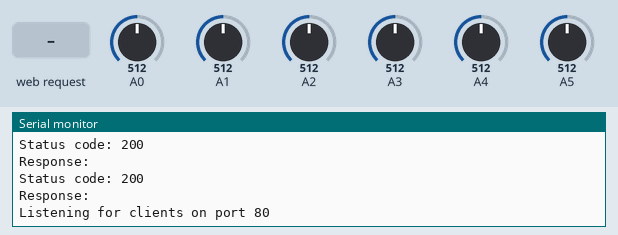
Bench run of a sketch on a simulated Arduino MKR. Shown: the last lines printed to the serial monitor. The test bench sets the inputs (shaded band); at power-on: A0 = 512, A1 = 512, A2 = 512, A3 = 512, A4 = 512, A5 = 512. WiFi joins after 1.5 s; servers stay silent unless stated; uploads are accepted with an empty reply.

Above: at 4.5 s.
4.6 s: HTTP request GET /login.cgi received
At 5.4 s:
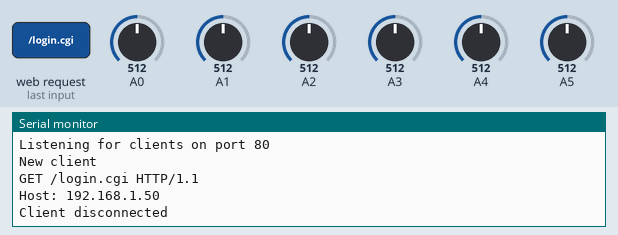
6.1 s: HTTP request GET /sensors/1 received
At 6.5 s:
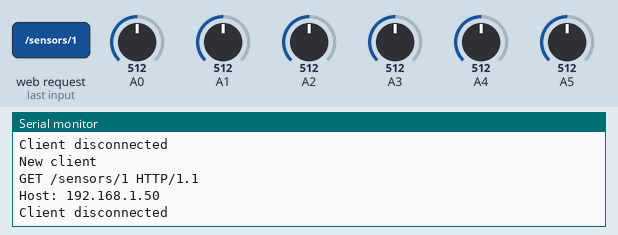

The sketch:

flashmatic-embedded.ino
```cpp
/*
  WiFi Web Server

  A simple web server that shows the value of the analog input pins.

  This example is written for a network using WPA encryption. For
  WEP or WPA, change the Wifi.begin() call accordingly.

  Circuit:
   Analog inputs attached to pins A0 through A5 (optional)

  created 13 July 2010
  by dlf (Metodo2 srl)
  modified 31 May 2012
  by Tom Igoe

*/

#include <SPI.h>
#include <WiFiNINA.h>

#include "mfi.h"

// if the wifi definition isnt in the board variant
#if !defined(SPIWIFI_SS)
// Don't change the names of these #define's! they match the variant ones
#define SPIWIFI_SS       10
#define SPIWIFI_ACK       7
#define ESP32_RESETN      5
#define ESP32_GPIO0       6  // Helpful for servers
#define SPIWIFI          SPI
#endif


#include "arduino_secrets.h"
///////please enter your sensitive data in the Secret tab/arduino_secrets.h
char ssid[] = SECRET_SSID;        // your network SSID (name)
char pass[] = SECRET_PASS;    // your network password (use for WPA, or use as key for WEP)
int keyIndex = 0;                 // your network key Index number (needed only for WEP)

int status = WL_IDLE_STATUS;

int serverPort = 80;
WiFiServer server(serverPort);

void setup() {
  //Initialize serial and wait for port to open:
  Serial.begin(9600);
  while (!Serial) {
    ; // wait for serial port to connect. Needed for native USB port only
  }

  // iogear serial
  Serial1.begin(19200, SERIAL_8N1);

  Serial1.write("read\r");

  delay(100);

  while(Serial1.available()) {
    Serial.write(Serial1.read());
  }

delay(100);

  // Disable auto switching on the hdmi switch
  // apparently this resets if it loses power :|
  Serial1.write("swmode default\r");

delay(100);

    while(Serial1.available()) {
    Serial.write(Serial1.read());
  }

delay(1000);

  //switchHDMIPort(1);

  //Serial1.write("sw i01\r");

  //delay(1000);

  switchHDMIPort(2);

  // check for the WiFi module:
  WiFi.setPins(SPIWIFI_SS, SPIWIFI_ACK, ESP32_RESETN, ESP32_GPIO0, &SPIWIFI);
  if (WiFi.status() == WL_NO_MODULE) {
    Serial.println("Communication with WiFi module failed!");
    // don't continue
    while (true);
  }

  String fv = WiFi.firmwareVersion();
  if (fv < "1.0.0") {
    Serial.println("Please upgrade the firmware");
  }

  // attempt to connect to Wifi network:
  Serial.print("Attempting to connect to SSID: ");
  Serial.println(ssid);
  // Connect to WPA/WPA2 network. Change this line if using open or WEP network:
  do {
    status = WiFi.begin(ssid, pass);
    delay(100);     // wait until connection is ready!
  } while (status != WL_CONNECTED);

  Serial.println("Connected to wifi");
  printWifiStatus();

  turnOff();

  server.begin();
  Serial.print("Listening for clients on port "); Serial.println(serverPort);
}


void loop() {
  // listen for incoming clients
  WiFiClient client = server.available();
  if (client) {
    Serial.println("New client");
    // an http request ends with a blank line
    boolean currentLineIsBlank = true;
    while (client.connected()) {
      if (client.available()) {
        char c = client.read();
        Serial.write(c);
        // if you've gotten to the end of the line (received a newline
        // character) and the line is blank, the http request has ended,
        // so you can send a reply
        if (c == '\n' && currentLineIsBlank) {
          // send a standard http response header
          client.println("HTTP/1.1 200 OK");
          client.println("Content-Type: text/html");
          client.println("Connection: close");  // the connection will be closed after completion of the response
          client.println("Refresh: 5");  // refresh the page automatically every 5 sec
          client.println();
          client.println("<!DOCTYPE HTML>");
          client.println("<html>");
          // output the value of each analog input pin
          for (int analogChannel = 0; analogChannel < 6; analogChannel++) {
            int sensorReading = analogRead(analogChannel);
            client.print("analog input ");
            client.print(analogChannel);
            client.print(" is ");
            client.print(sensorReading);
            client.println("<br />");
          }
          client.println("</html>");
          break;
        }
        if (c == '\n') {
          // you're starting a new line
          currentLineIsBlank = true;
        } else if (c != '\r') {
          // you've gotten a character on the current line
          currentLineIsBlank = false;
        }
      }
    }
    // give the web browser time to receive the data
    delay(1);

    // close the connection:
    client.stop();
    Serial.println("Client disconnected");
  }
}


void printWifiStatus() {
  // print the SSID of the network you're attached to:
  Serial.print("SSID: ");
  Serial.println(WiFi.SSID());

  // print your board's IP address:
  IPAddress ip = WiFi.localIP();
  Serial.print("IP Address: ");
  Serial.println(ip);

  // print the received signal strength:
  long rssi = WiFi.RSSI();
  Serial.print("signal strength (RSSI):");
  Serial.print(rssi);
  Serial.println(" dBm");
}

void switchHDMIPort(int port) {
  Serial1.write("sw i0");
  Serial1.print(port);
  Serial1.write("\r");
}
```

arduino_secrets.h
```cpp
#define SECRET_SSID ""
#define SECRET_PASS ""
```

mfi.cpp
```cpp
#include <ArduinoHttpClient.h>
#include <WiFiNINA.h>

char serverAddress[] = "10.42.42.12";  // server address
int port = 80;

WiFiClient wifiClient;
HttpClient httpClient = HttpClient(wifiClient, serverAddress, port);


void turnOff() {
  httpClient.beginRequest();
  String postData = "username=ubnt&password=ubnt";
  String contentType = "application/x-www-form-urlencoded";

  httpClient.post("/login.cgi");
  httpClient.sendHeader("Content-Type", "application/x-www-form-urlencoded");
  httpClient.sendHeader("Content-Length", postData.length());
  httpClient.sendHeader("Cookie", "AIROS_SESSIONID=01234567890123456789012345678901");
  httpClient.sendHeader("Accept", "*/*");
  httpClient.beginBody();
  httpClient.print(postData);
  httpClient.endRequest();

  // read the status code and body of the response
  int statusCode = httpClient.responseStatusCode();
  String response = httpClient.responseBody();

  Serial.print("Status code: ");
  Serial.println(statusCode);
  Serial.print("Response: ");
  Serial.println(response);

  postData = "output=0";

httpClient.beginRequest();
  httpClient.post("/sensors/1");
  httpClient.sendHeader("Content-Type", "application/x-www-form-urlencoded");
  httpClient.sendHeader("Content-Length", postData.length());
  httpClient.sendHeader("Cookie", "AIROS_SESSIONID=01234567890123456789012345678901");
  httpClient.sendHeader("Accept", "*/*");
  httpClient.beginBody();
  httpClient.print(postData);
  httpClient.endRequest();

  // read the status code and body of the response
  statusCode = httpClient.responseStatusCode();
  response = httpClient.responseBody();

  Serial.print("Status code: ");
  Serial.println(statusCode);
  Serial.print("Response: ");
  Serial.println(response);
}
```

mfi.h
```cpp
void turnOff();
```

Measured:
- after the input at 4.6 s, the serial monitor: prints a new line at once (image 1)
- after the input at 6.1 s, the serial monitor: prints a new line at once (image 2)
